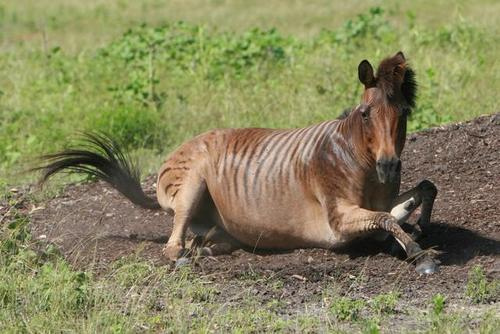
#> input picture assignments/MappingLinAlg/zorse.jpg, 500 x 334 px
$ python affine.py
#> lines starting #> are read from the running program, lines starting #| are printed output that depends on the picture
import math
import numpy as np
import matplotlib.pyplot as plt
from skimage import data, transform, io
from skimage import img_as_float


def rotationMatrix(angle):
    return np.array(
        [
            [np.cos(angle), -np.sin(angle), 0],
            [np.sin(angle), np.cos(angle), 0],
            [0, 0, 1],
        ]
    )


if __name__ == "__main__":
    image = io.imread("zorse.jpg")
#> image is the input picture: shape (334, 500, 3); mean R, G, B 135.1, 131.9, 93.1
    img = img_as_float(image)
    w, h = img.shape[:2]
#> w = 334; h = 500

    # Matrix spec
    # [i,0,x]
    # [0,i,y]
    # [0,0,i]
    # i = scale x,y. 1 -> don't scale (identity)
    # x,y = translate in px. 0 -> don't translate

    # Copied from docs:
    # Now let’s apply this transformation to an image.
    # Because we are trying to reconstruct the image after transformation, it is not useful to see where a coordinate from the input image ends up in the output,
    # which is what the transform gives us. Instead, for every pixel (coordinate) in the output image, we want to figure out where in the input image it comes from.
    # Therefore, we need to use the inverse of tform, rather than tform directly.

    # Move and rotate
    matrix_tl = np.array(
        [
            [1, 0, 70],
            [0, 1, -150],
            [0, 0, 1],
        ]
    )
    matrix_rot = rotationMatrix(np.pi / 6)
    matrix = np.dot(matrix_rot, matrix_tl)

    tform_tlrot = transform.AffineTransform(matrix=matrix)
    tf_img = transform.warp(img, tform_tlrot.inverse)
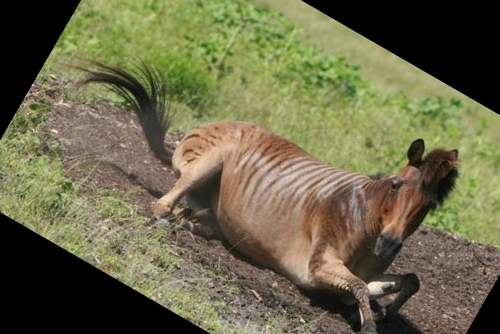
#> tf_img: shape (334, 500, 3) float64; mean R, G, B 0.426, 0.412, 0.291

    # Shear
    tform_shear = transform.AffineTransform(shear=np.pi / 6)
    tf_img_shear = transform.warp(img, tform_shear.inverse)
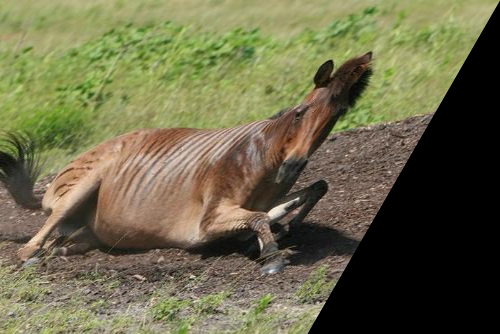
#> tf_img_shear: shape (334, 500, 3) float64; mean R, G, B 0.424, 0.412, 0.291

    # Stretch + center vertically
    matrix = np.array(
        [
            [1, 0, 0],
            [0, 3, -(h / 2)],
            [0, 0, 1],
        ]
    )
#> matrix = [[1, 0, 0], [0, 3, -250], [0, 0, 1]]
    tform = transform.AffineTransform(matrix=matrix)
    tf_img_stretch = transform.warp(img, tform.inverse)
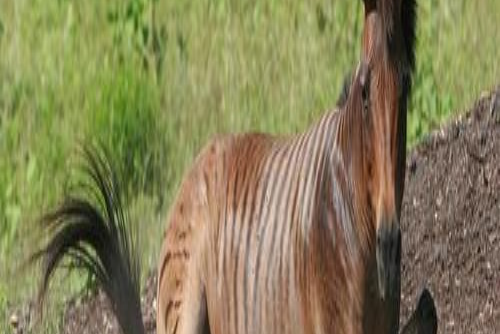
#> tf_img_stretch: shape (334, 500, 3) float64; mean R, G, B 0.526, 0.501, 0.345

    # Combined
    # tf_img_comb = transform.warp(img, tform_tlrot.inverse)
    # tf_img_comb = transform.warp(tf_img_comb, tform_shear.inverse)

    fig, ((ax1, ax2), (ax3, ax4)) = plt.subplots(2, 2)

    ax1.imshow(image)
    ax1.set_title("A zorse")
    ax2.imshow(tf_img)
    ax2.set_title("Move and rotate")
    ax3.imshow(tf_img_shear)
    ax3.set_title("Shear")
    ax4.imshow(tf_img_stretch)
    ax4.set_title("Stretch and center (vert)")

    plt.show()
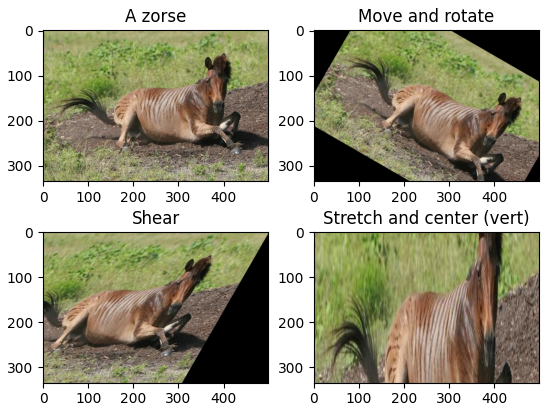
#> figure drawn by matplotlib, 4 panels
